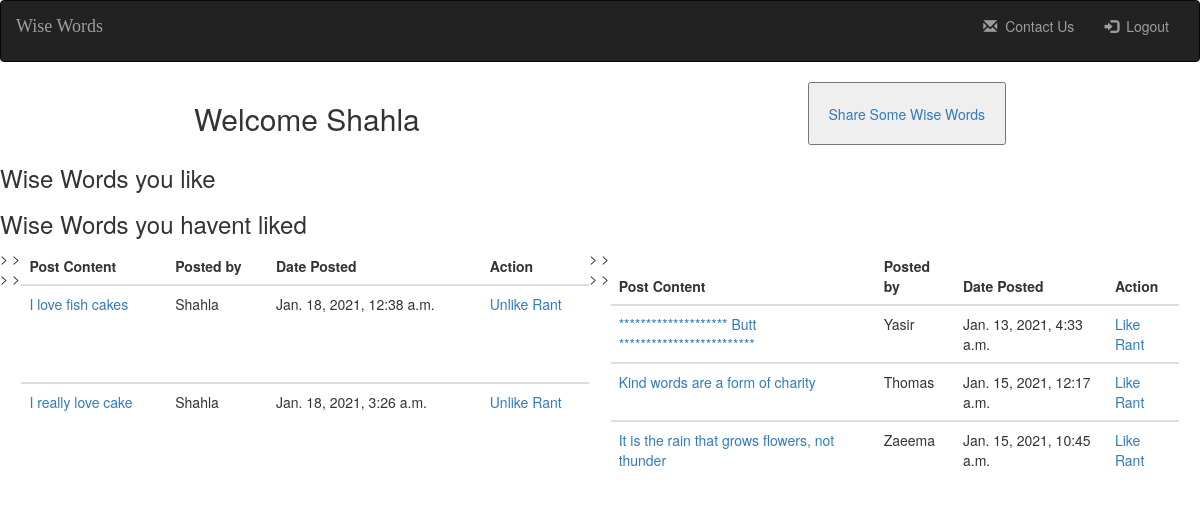
Page /homepage (signed in) on the committed database.
### wise_words_app/models.py (models this page shows)
class User(models.Model):
    firstName = models.CharField(max_length=15)
    lastName = models.CharField(max_length=15)
    email = models.CharField(max_length=15)
    password = models.CharField(max_length=20)
    created_at = models.DateTimeField(auto_now_add=True)
    updated_at = models.DateTimeField(auto_now=True)
    objects = UserManager() #must connect the validatons to our user models

class Post(models.Model): # This will be a one to many relationship between User and Post
    wiseWords = models.TextField(max_length=15)
    uploader = models.ForeignKey(User, related_name="post_uploader", on_delete = models.CASCADE ) # Here I am, making the one to many relationship to User class, related name is how I want the user to access the post
    likes = models.ManyToManyField(User, related_name="posts_liked") # If there is a many to many relationship here then put it in the second class after the one its connected to
    created_at = models.DateTimeField(auto_now_add=True)
    updated_at = models.DateTimeField(auto_now=True)
    objects = PostManager() #must connect the validatons to our user models

### wise_words_app/views.py (the view, shortened to what this page needs)
# urls.py: path('homepage', views.homepage), # .something is the method we have created in views
def homepage(request):
    context = { # Here we are passing in sessions information to the template to display which use has logged in
        'loggedInUser' : User.objects.get(id = request.session['loggedInIdForSessions']), # In a dictionary key value pairs are seperated by a colon
        'allPosts' : Post.objects.all(), # After typing this out here we go to out html and {{ }} what we named all the posts here...which is allPosts
        'likedPosts' : Post.objects.filter(Q(likes=User.objects.get(id = request.session['loggedInIdForSessions'])) | Q(uploader=User.objects.get(id = request.session['loggedInIdForSessions'])) ), # HERE I AM A BIT CONFUSED, here we need to show the posts liked by the logged in user
        'notLikedPosts' : Post.objects.exclude(Q(likes=User.objects.get(id = request.session['loggedInIdForSessions'])) | Q(uploader=User.objects.get(id = request.session['loggedInIdForSessions'])) ) # HERE I AM A BIT CONFUSED
    }
    return render(request, "homepage.html", context) #here we are rendering the hompage

### wise_words_app/templates/homepage.html (shortened to what this page needs)
<!DOCTYPE html>
<html lang="en">
<head>
  {% load static %}
  <link rel="stylesheet" href="{% static 'style/style.css' %}">
  <link rel="stylesheet" href="{% static 'style/table.css' %}">
  <link rel="stylesheet" href="https://maxcdn.bootstrapcdn.com/bootstrap/3.3.6/css/bootstrap.min.css">
</head>
<body>
  <div>
    <nav class="navbar navbar-inverse">
      <div class=container-fluid>
        <a class="navbar-brand" href="">Wise Words</a>
        <div class="collapse navbar-collapse" id="topNavBar">
          <ul class="nav navbar-nav navbar-right">
            <li class="">
              <a href="/contactUs">
                <span class="glyphicon glyphicon-envelope" aria-hidden="true"></span>&nbsp; Contact Us
              </a>
            </li>
            <li class="">
              <a href="/logout">
                <span class="glyphicon glyphicon-log-in" aria-hidden="true"></span>&nbsp; Logout
              </a>
            </li>
          </ul>
        </div>
      </div>
    </nav>
  </div>
  <div class="welcomeBox">
    <h2>Welcome {{loggedInUser.firstName}}</h2>
    <button><a class="btn btn-outline-info" href="/addPost">Share Some Wise Words</a></button>
  </div>
  <h3>Wise Words you like</h3>
  <h3>Wise Words you havent liked</h3>
  <div class="duo">
    <table class="table table-hover">
      <thead>
        <tr>
          <th scope="col">Post Content</th>>
          <th scope="col">Posted by</th>>
          <th scope="col">Date Posted</th>>
          <th scope="col">Action</th>>
        </tr>
      </thead>
      {% for postObject in likedPosts %}
      <tbody>
        <tr>
          <td scope="row"><a href="/wiseWords/{{postObject.id}}">{{postObject.wiseWords}}</a></td>
          <td>{{postObject.uploader.firstName.capitalize}}</td>
          <td>{{postObject.created_at}}</td>
          <td><a href="/Unlike/{{postObject.id}}">Unlike Rant</a></td>
        </tr>
      </tbody>
      {% endfor%}
    </table>
    <table class="table table-hover">
      <thead class="thead-dark">
        <tr>
          <th scope="col">Post Content</th>>
          <th scope="col">Posted by</th>>
          <th scope="col">Date Posted</th>>
          <th scope="col">Action</th>>
        </tr>
      </thead>
      {% for postObject in notLikedPosts %}
      <tbody>
        <tr>
          <td scope="row"><a href="/wiseWords/{{postObject.id}}">{{postObject.wiseWords}}</a></td>
          <td>{{postObject.uploader.firstName.capitalize}}</td>
          <td>{{postObject.created_at}}</td>
          <td><a href="/like/{{postObject.id}}">Like Rant</a>  </td>
        </tr>
      </tbody>
      {% endfor%}
    </table>
  </div>
</body>
</html>

### wise_words_app/static/style/style.css (style rules this page uses)
li { margin-bottom: 10px; }
.navbar { border-radius: 0; }
.navbar-brand { font-family: 'Satisfy', cursive; }
.duo { display: inline-flex; justify-content: space-between; }

### wise_words_app/static/style/table.css (style rules this page uses)
.welcomeBox { display: flex; justify-content: space-around; }

### rows in the picture
User: firstName "Shahla"
Post: wiseWords "I love fish cakes", uploader.firstName "Shahla", created_at "Jan. 18, 2021, 12:38 a.m."
Post: wiseWords "I really love cake", uploader.firstName "Shahla", created_at "Jan. 18, 2021, 3:26 a.m."
Post: wiseWords "******************** Butt *************************", uploader.firstName "Yasir", created_at "Jan. 13, 2021, 4:33 a.m."
Post: wiseWords "Kind words are a form of charity", uploader.firstName "Thomas", created_at "Jan. 15, 2021, 12:17 a.m."
Post: wiseWords "It is the rain that grows flowers, not thunder", uploader.firstName "Zaeema", created_at "Jan. 15, 2021, 10:45 a.m."
